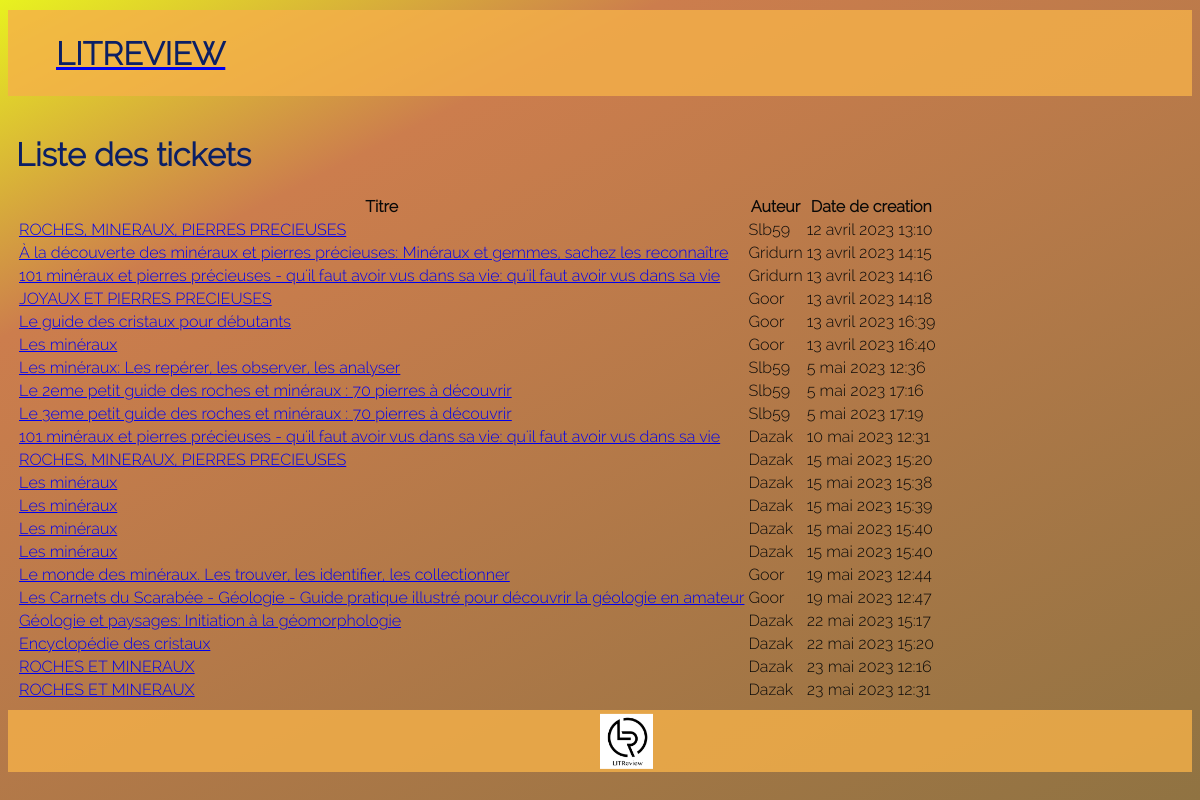
/tickets/, run on an earlier commit of the app's database.
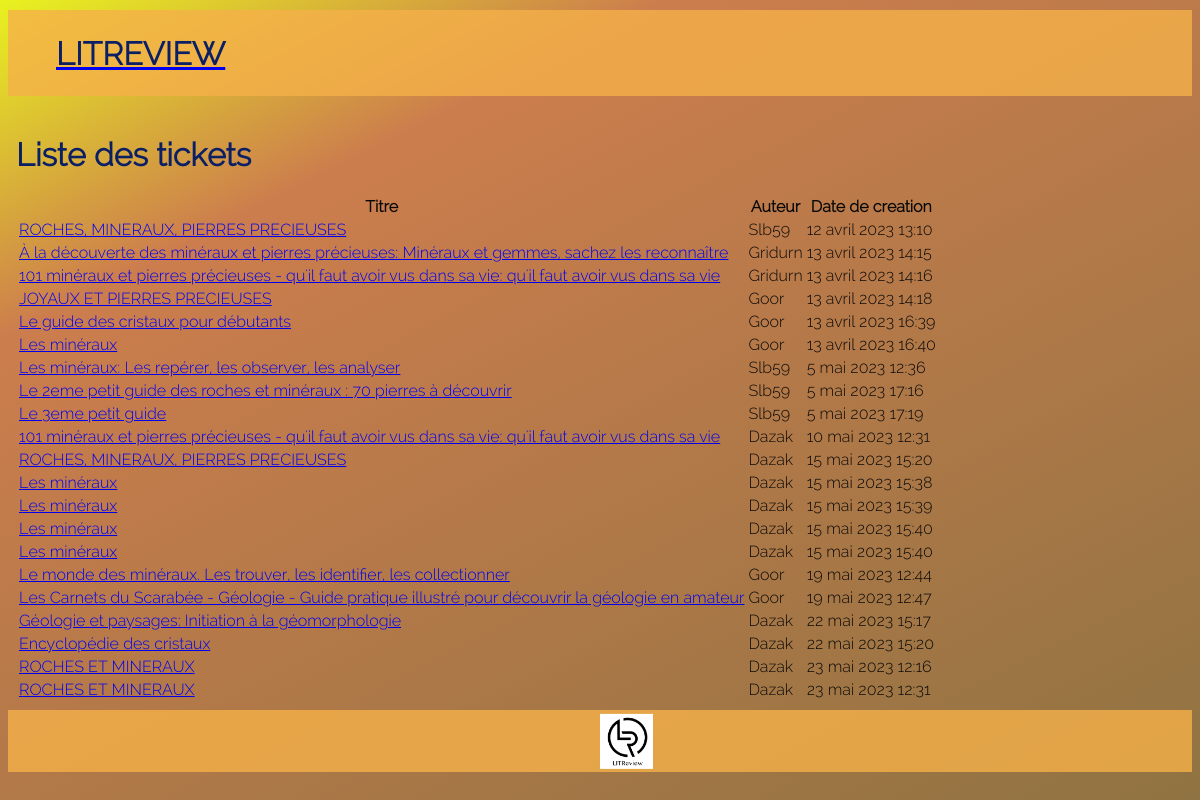
And on a later commit of the database.
### review/models.py (models this page shows, shortened)
class Ticket(models.Model):
    title = models.CharField(max_length=128)
    description = models.TextField(max_length=2048, blank=True)
    user = models.ForeignKey(to=settings.AUTH_USER_MODEL,
                             on_delete=models.CASCADE)
    image = models.ImageField(null=True, blank=True,
                              upload_to='img')
    time_created = models.DateTimeField(auto_now_add=True)
    IMAGE_MAX_SIZE = (200, 200)

### review/views.py (the view)
# urls.py: path('tickets/', views.ticket_list, name='ticket_list'),
def ticket_list(request):
    tickets = Ticket.objects.all()
    return render(request, 'review/ticket/list.html', {'tickets': tickets})

### templates/review/ticket/list.html (shortened to what this page needs)
{% extends "base.html" %}
{% block content %}
 <h1>Liste des tickets</h1>
 <table>
    <tr>
        <th>Titre</th>
        <th>Auteur</th>
        <th>Date de creation</th>
    </tr>
 {% for ticket in tickets %}
 <tr>
    <td> <a href="{% url 'review:ticket_detail' ticket.id %}">
        {{ ticket.title }}
        </a>
    </td>
    <td>{{ ticket.user }}</td>
    <td>{{ ticket.time_created }}</td>
</tr>
{% endfor %}
</table>
{% endblock %}

What changed in the data, as far as the page shows it:
changed Ticket: title "Le 3eme petit guide des roches et minéraux : 70 pierres à découvrir" → "Le 3eme petit guide"
